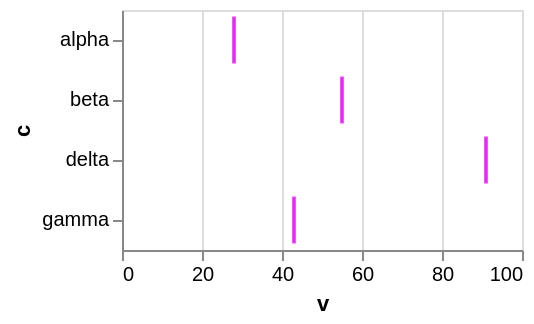

The specification (Vega-Lite) saved for this image:
### Vega-Lite specification from a JSON file in a GitHub repository (floating-point values rounded to 4 significant figures)
{"$schema": "https://vega.github.io/schema/vega-lite/v6.json", "width": 200, "height": 120, "data": {"values": [{"c": "alpha", "v": 28, "w": 3, "t": "2024-01-07"}, {"c": "beta", "v": 55, "w": 7, "t": "2024-03-19"}, {"c": "gamma", "v": 43, "w": 5, "t": "2024-06-02"}, {"c": "delta", "v": 91, "w": 9, "t": "2024-09-11"}]}, "mark": {"type": "tick", "stroke": "fuchsia"}, "encoding": {"x": {"field": "v", "type": "quantitative"}, "y": {"field": "c", "type": "nominal"}}}
